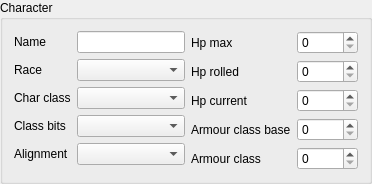
       <widget class="QGroupBox" name="box_identity">
        <property name="title">
         <string>Character</string>
        </property>
        <layout class="QHBoxLayout" name="form_identity">
         <item>
          <layout class="QFormLayout" name="form_identity_left">
            <item row="0" column="0">
             <widget class="QLabel" name="label_name">
              <property name="text">
               <string>Name</string>
              </property>
             </widget>
            </item>
            <item row="0" column="1">
             <widget class="QLineEdit" name="field_name" />
            </item>
            <item row="1" column="0">
             <widget class="QLabel" name="label_race">
              <property name="text">
               <string>Race</string>
              </property>
             </widget>
            </item>
            <item row="1" column="1">
             <widget class="QComboBox" name="field_race" />
            </item>
            <item row="2" column="0">
             <widget class="QLabel" name="label_char_class">
              <property name="text">
               <string>Char class</string>
              </property>
             </widget>
            </item>
            <item row="2" column="1">
             <widget class="QComboBox" name="field_char_class" />
            </item>
            <item row="3" column="0">
             <widget class="QLabel" name="label_class_bits">
              <property name="text">
               <string>Class bits</string>
              </property>
             </widget>
            </item>
            <item row="3" column="1">
             <widget class="QComboBox" name="field_class_bits" />
            </item>
            <item row="4" column="0">
             <widget class="QLabel" name="label_alignment">
              <property name="text">
               <string>Alignment</string>
              </property>
             </widget>
            </item>
            <item row="4" column="1">
             <widget class="QComboBox" name="field_alignment" />
            </item>
           </layout>
         </item>
         <item>
          <layout class="QFormLayout" name="form_identity_right">
            <item row="0" column="0">
             <widget class="QLabel" name="label_hp_max">
              <property name="text">
               <string>Hp max</string>
              </property>
             </widget>
            </item>
            <item row="0" column="1">
             <widget class="QSpinBox" name="field_hp_max">
              <property name="minimum">
               <number>0</number>
              </property>
              <property name="maximum">
               <number>65535</number>
              </property>
             </widget>
            </item>
            <item row="1" column="0">
             <widget class="QLabel" name="label_hp_rolled">
              <property name="text">
               <string>Hp rolled</string>
              </property>
             </widget>
            </item>
            <item row="1" column="1">
             <widget class="QSpinBox" name="field_hp_rolled">
              <property name="minimum">
               <number>0</number>
              </property>
              <property name="maximum">
               <number>255</number>
              </property>
             </widget>
            </item>
            <item row="2" column="0">
             <widget class="QLabel" name="label_hp_current">
              <property name="text">
               <string>Hp current</string>
              </property>
             </widget>
            </item>
            <item row="2" column="1">
             <widget class="QSpinBox" name="field_hp_current">
              <property name="minimum">
               <number>0</number>
              </property>
              <property name="maximum">
               <number>65535</number>
              </property>
             </widget>
            </item>
            <item row="3" column="0">
             <widget class="QLabel" name="label_armour_class_base">
              <property name="text">
               <string>Armour class base</string>
              </property>
             </widget>
            </item>
            <item row="3" column="1">
             <widget class="QSpinBox" name="field_armour_class_base">
              <property name="minimum">
               <number>0</number>
              </property>
              <property name="maximum">
               <number>255</number>
              </property>
             </widget>
            </item>
            <item row="4" column="0">
             <widget class="QLabel" name="label_armour_class">
              <property name="text">
               <string>Armour class</string>
              </property>
             </widget>
            </item>
            <item row="4" column="1">
             <widget class="QSpinBox" name="field_armour_class">
              <property name="minimum">
               <number>0</number>
              </property>
              <property name="maximum">
               <number>255</number>
              </property>
             </widget>
            </item>
           </layout>
         </item>
        </layout>
       </widget>
